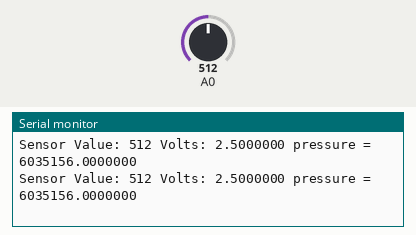
This sketch was run on a simulated Arduino Uno, built with avr-gcc and run on an emulated ATmega328P. On the bench: the last lines printed to the serial monitor. Inputs (shaded band) come from the test bench; at power-on: A0 = 512.

Above: at 4.2 s.
4.3 s: A0 set to 160
At 4.39 s:
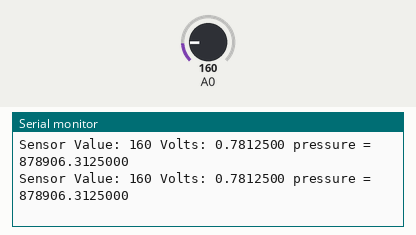
5.8 s: A0 set to 175
At 5.81 s:
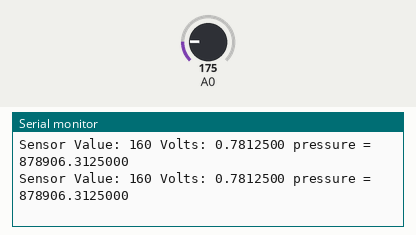
11.8 s: A0 set to 775
At 11.83 s:
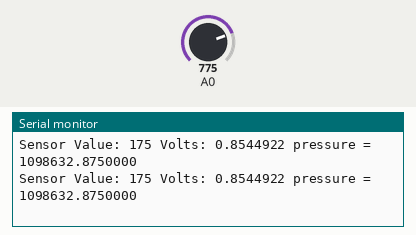
13.3 s: A0 set to 797
At 13.34 s:
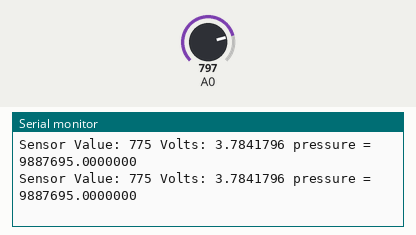
Timing chart, 0 to 16.3 s (numbered marks = the images above; inputs shaded):
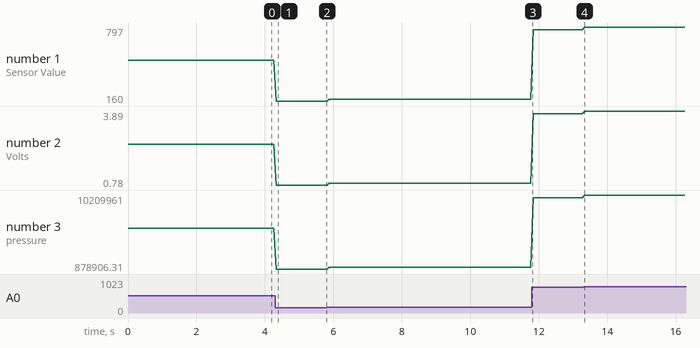

The sketch:

WaterVelocity.ino
```cpp
void setup() {
    Serial.begin(9600);
}

void loop(){
int sensorVal = analogRead(A0);
Serial.print("Sensor Value: ");
Serial.print(sensorVal);

double voltage = (sensorVal*5.0)/1024.0;
    Serial.print(" Volts: ");
    Serial.print(voltage, 7);

  double pressure_pascal = ((3.0*((double)voltage-0.47))*1000000.0) - 54843.753906;
  double velocity = sqrt((2.0 * pressure_pascal) / 1000);
    Serial.print(" pressure = ");
    Serial.println(pressure_pascal, 7);

    delay(50);
}
```

Measured:
- after the input at 4.3 s, the serial monitor: prints a new line at once (image 1)
- plotted number 1: 512 → 160 after the input at 4.3 s, 160 → 175 after the input at 5.8 s, 175 → 775 after the input at 11.8 s, 775 → 797 after the input at 13.3 s
- plotted number 2: 2.5 → 0.78 after the input at 4.3 s, 0.78 → 0.85 after the input at 5.8 s, 0.85 → 3.78 after the input at 11.8 s, 3.78 → 3.89 after the input at 13.3 s
- plotted number 3: 6035156 → 878906.31 after the input at 4.3 s, 878906.31 → 1098632.88 after the input at 5.8 s, 1098632.88 → 9887695 after the input at 11.8 s, 9887695 → 10209961 after the input at 13.3 s
